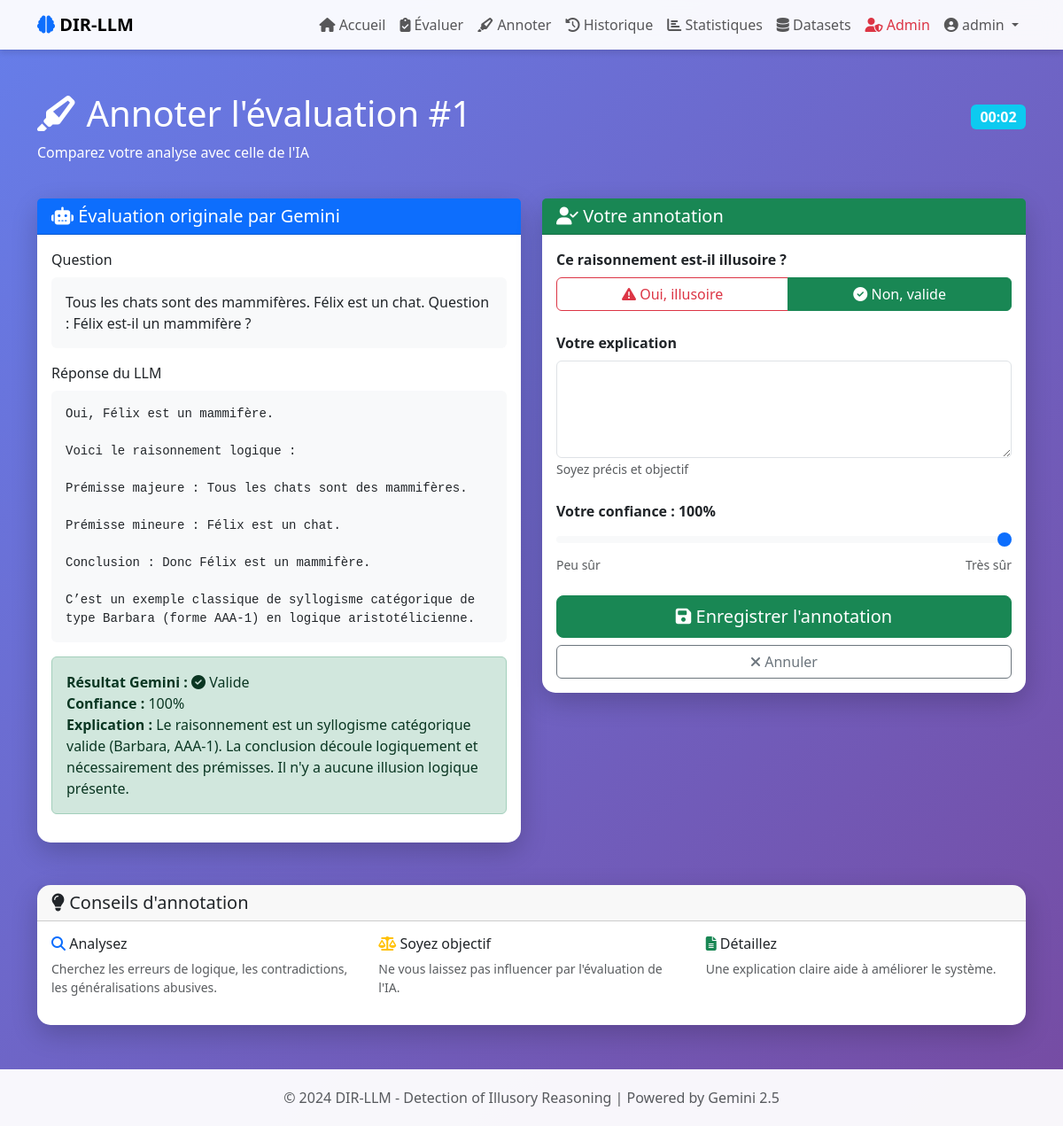
Page /annotate/1 (signed in) on the committed database.
### models/user.py (models this page shows, shortened)
class User(UserMixin, db.Model):
    id = db.Column(db.Integer, primary_key=True)
    username = db.Column(db.String(80), unique=True, nullable=False)
    email = db.Column(db.String(120), unique=True, nullable=False)
    password_hash = db.Column(db.String(200), nullable=False)
    created_at = db.Column(db.DateTime, default=datetime.utcnow)
    is_admin = db.Column(db.Boolean, default=False)
    evaluations = db.relationship('Evaluation', backref='user', lazy=True, cascade='all, delete-orphan')
    annotations = db.relationship('HumanAnnotation', backref='annotator', lazy=True)

### models/evaluation.py (models this page shows, shortened)
class Evaluation(db.Model):
    id = db.Column(db.Integer, primary_key=True)
    user_id = db.Column(db.Integer, db.ForeignKey('user.id'), nullable=False)
    question = db.Column(db.Text, nullable=False)
    llm_response = db.Column(db.Text, nullable=False)
    expected_answer = db.Column(db.String(500))
    dataset_name = db.Column(db.String(100))
    is_illusory = db.Column(db.Boolean, default=False)
    illusion_types = db.Column(db.Text)
    explanation = db.Column(db.Text)
    confidence = db.Column(db.Float)
    created_at = db.Column(db.DateTime, default=datetime.utcnow)
    judge_model = db.Column(db.String(50), default='gemini-2.5-flash')
    consistency_checks = db.relationship('ConsistencyCheck', backref='evaluation', lazy=True)
    logical_analyses = db.relationship('LogicalAnalysis', backref='evaluation', lazy=True)
    human_annotations = db.relationship('HumanAnnotation', backref='evaluation', lazy=True)
    def get_illusion_types(self):
        if self.illusion_types:
            return json.loads(self.illusion_types)
        return []

### models/annotation.py (models this page shows, shortened)
class HumanAnnotation(db.Model):
    id = db.Column(db.Integer, primary_key=True)
    evaluation_id = db.Column(db.Integer, db.ForeignKey('evaluation.id'), nullable=False)
    annotator_id = db.Column(db.Integer, db.ForeignKey('user.id'), nullable=False)
    is_illusory = db.Column(db.Boolean, nullable=False)
    illusion_types = db.Column(db.Text) # JSON list
    explanation = db.Column(db.Text)
    confidence = db.Column(db.Float)
    created_at = db.Column(db.DateTime, default=datetime.utcnow)
    annotation_time_seconds = db.Column(db.Integer)
    def get_illusion_types(self):
        if self.illusion_types:
            return json.loads(self.illusion_types)
        return []

### routes/annotations.py (the view, shortened to what this page needs)
@annotations_bp.route('/annotate/<int:eval_id>', methods=['GET', 'POST'])
@login_required
def annotate_evaluation(eval_id):
    evaluation = Evaluation.query.get_or_404(eval_id)
    existing = HumanAnnotation.query.filter_by(
        evaluation_id=eval_id,
        annotator_id=current_user.id
    ).first()
    illusion_types_list = IllusionType.query.all()
    return render_template('annotate_form.html',
                         evaluation=evaluation,
                         existing=existing,
                         illusion_types=illusion_types_list,
                         start_time=int(time.time()))

### app.py (called while the page is built)
def create_app():
    app = Flask(__name__)
    app.config.from_object(Config)
    db.init_app(app)
    login_manager = LoginManager()
    login_manager.init_app(app)
    login_manager.login_view = 'auth.login'
    @login_manager.user_loader
    def load_user(user_id):
        return User.query.get(int(user_id))
    init_routes(app)
    with app.app_context():
        init_db_complete()
    return app

### templates/annotate_form.html (shortened to what this page needs)
{% extends "base.html" %}
{% block content %}
<div class="row mb-4">
    <div class="col-12">
        <div class="d-flex justify-content-between align-items-center">
            <h1 class="text-white">
                <i class="fas fa-highlighter"></i> Annoter l'évaluation #{{ evaluation.id }}
            </h1>
            <div>
                <span id="timer" class="badge bg-info fs-6">00:00</span>
            </div>
        </div>
        <p class="text-white">
            Comparez votre analyse avec celle de l'IA
        </p>
    </div>
</div>
<form method="POST" action="{{ url_for('annotations.annotate_evaluation', eval_id=evaluation.id) }}">
    <div class="row">
        <div class="col-lg-6 mb-4">
            <div class="card">
                <div class="card-header bg-primary text-white">
                    <h5 class="mb-0"><i class="fas fa-robot"></i> Évaluation originale par Gemini</h5>
                </div>
                <div class="card-body">
                    <div class="mb-3">
                        <label class="form-label">Question</label>
                        <div class="bg-light p-3 rounded">
                            {{ evaluation.question }}
                        </div>
                    </div>
                    <div class="mb-3">
                        <label class="form-label">Réponse du LLM</label>
                        <div class="bg-light p-3 rounded" style="max-height: 300px; overflow-y: auto;">
                            <pre style="white-space: pre-wrap; margin: 0;">{{ evaluation.llm_response }}</pre>
                        </div>
                    </div>
                    <div class="alert {% if evaluation.is_illusory %}alert-danger{% else %}alert-success{% endif %}">
                        <strong>Résultat Gemini :</strong>
                        {% if evaluation.is_illusory %}
                        <i class="fas fa-exclamation-triangle"></i> Illusoire
                        {% else %}
                        <i class="fas fa-check-circle"></i> Valide
                        {% endif %}
                        <br>
                        <strong>Confiance :</strong> {{ "%.0f"|format(evaluation.confidence * 100) }}%
                        <br>
                        <strong>Explication :</strong> {{ evaluation.explanation }}
                    </div>
                </div>
            </div>
        </div>
        <div class="col-lg-6 mb-4">
            <div class="card">
                <div class="card-header bg-success text-white">
                    <h5 class="mb-0"><i class="fas fa-user-check"></i> Votre annotation</h5>
                </div>
                <div class="card-body">
                    <div class="mb-4">
                        <label class="form-label fw-bold">Ce raisonnement est-il illusoire ?</label>
                        <div class="btn-group w-100" role="group">
                            <label class="btn btn-outline-danger" for="illusory_yes">
                                <i class="fas fa-exclamation-triangle"></i> Oui, illusoire
                            </label>
                            <label class="btn btn-outline-success" for="illusory_no">
                                <i class="fas fa-check-circle"></i> Non, valide
                            </label>
                        </div>
                    </div>
                    <div class="mb-4">
                        <label for="explanation" class="form-label fw-bold">Votre explication</label>
                        <textarea class="form-control" id="explanation" name="explanation"
                                  rows="4" placeholder="Expliquez votre jugement...">
                            {% if existing %}{{ existing.explanation }}{% endif %}
                        </textarea>
                        <small class="text-muted">Soyez précis et objectif</small>
                    </div>
                    <div class="mb-4">
                        <label for="confidence" class="form-label fw-bold">
                            Votre confiance : <span id="confidenceValue">50%</span>
                        </label>
                        <input type="range" class="form-range" id="confidence" name="confidence"
                               min="0" max="1" step="0.1" value="{% if existing %}{{ existing.confidence }}{% else %}0.5{% endif %}"
                               oninput="document.getElementById('confidenceValue').textContent = Math.round(this.value * 100) + '%'">
                        <div class="d-flex justify-content-between">
                            <small class="text-muted">Peu sûr</small>
                            <small class="text-muted">Très sûr</small>
                        </div>
                    </div>
                    <div class="d-grid gap-2">
                        <button type="submit" class="btn btn-success btn-lg">
                            <i class="fas fa-save"></i> Enregistrer l'annotation
                        </button>
                        <a href="{{ url_for('annotations.annotate_list') }}" class="btn btn-outline-secondary">
                            <i class="fas fa-times"></i> Annuler
                        </a>
                    </div>
                </div>
            </div>
        </div>
    </div>
</form>
<div class="row mt-4">
    <div class="col-12">
        <div class="card">
            <div class="card-header">
                <h5 class="mb-0"><i class="fas fa-lightbulb"></i> Conseils d'annotation</h5>
            </div>
            <div class="card-body">
                <div class="row">
                    <div class="col-md-4">
                        <h6><i class="fas fa-search text-primary"></i> Analysez</h6>
                        <p class="small text-muted">Cherchez les erreurs de logique, les contradictions, les généralisations abusives.</p>
                    </div>
                    <div class="col-md-4">
                        <h6><i class="fas fa-balance-scale text-warning"></i> Soyez objectif</h6>
                        <p class="small text-muted">Ne vous laissez pas influencer par l'évaluation de l'IA.</p>
                    </div>
                    <div class="col-md-4">
                        <h6><i class="fas fa-file-alt text-success"></i> Détaillez</h6>
                        <p class="small text-muted">Une explication claire aide à améliorer le système.</p>
                    </div>
                </div>
            </div>
        </div>
    </div>
</div>
{% endblock %}

### templates/base.html (shortened to what this page needs)
<!DOCTYPE html>
<html lang="fr">
<head>
    <link href="https://cdn.jsdelivr.net/npm/bootstrap@5.3.0/dist/css/bootstrap.min.css" rel="stylesheet">
    <link rel="stylesheet" href="https://cdnjs.cloudflare.com/ajax/libs/font-awesome/6.4.0/css/all.min.css">
</head>
<body>
    <nav class="navbar navbar-expand-lg navbar-light">
        <div class="container">
            <a class="navbar-brand fw-bold" href="{{ url_for('auth.index') }}">
                <i class="fas fa-brain text-primary"></i> DIR-LLM
            </a>
            <div class="collapse navbar-collapse" id="navbarNav">
                <ul class="navbar-nav ms-auto">
                    {% if current_user.is_authenticated %}
                        <li class="nav-item">
                            <a class="nav-link" href="{{ url_for('main.dashboard') }}">
                                <i class="fas fa-home"></i> Accueil
                            </a>
                        </li>
                        <li class="nav-item">
                            <a class="nav-link" href="{{ url_for('main.evaluate') }}">
                                <i class="fas fa-clipboard-check"></i> Évaluer
                            </a>
                        </li>
                        <li class="nav-item">
                            <a class="nav-link" href="{{ url_for('annotations.annotate_list') }}">
                                <i class="fas fa-highlighter"></i> Annoter
                            </a>
                        </li>
                        <li class="nav-item">
                            <a class="nav-link" href="{{ url_for('main.history') }}">
                                <i class="fas fa-history"></i> Historique
                            </a>
                        </li>
                        <li class="nav-item">
                            <a class="nav-link" href="{{ url_for('main.statistics') }}">
                                <i class="fas fa-chart-bar"></i> Statistiques
                            </a>
                        </li>
                        <li class="nav-item">
                            <a class="nav-link" href="{{ url_for('datasets.view_datasets') }}">
                                <i class="fas fa-database"></i> Datasets
                            </a>
                        </li>
                        {% if current_user.is_admin %}
                        <li class="nav-item">
                            <a class="nav-link text-danger" href="{{ url_for('admin.admin_panel') }}">
                                <i class="fas fa-user-shield"></i> Admin
                            </a>
                        </li>
                        {% endif %}
                        <li class="nav-item dropdown">
                            <a class="nav-link dropdown-toggle" href="#" id="navbarDropdown" role="button" data-bs-toggle="dropdown">
                                <i class="fas fa-user-circle"></i> {{ current_user.username }}
                            </a>
                        </li>
                    {% endif %}
                </ul>
            </div>
        </div>
    </nav>
    <main class="container my-5">
        {% block content %}{% endblock %}
    </main>
    <footer class="footer text-center">
        <div class="container">
            <p class="mb-0 text-muted">
                &copy; 2024 DIR-LLM - Detection of Illusory Reasoning | Powered by Gemini 2.5
            </p>
        </div>
    </footer>
</body>
</html>

### templates/base.html (style rules this page uses)
:root { --primary: #6366f1; --secondary: #8b5cf6; --success: #10b981; --danger: #ef4444; --warning: #f59e0b; --dark: #1f2937; }
body { font-family: 'Segoe UI', Tahoma, Geneva, Verdana, sans-serif; background: linear-gradient(135deg, #667eea 0%, #764ba2 100%); min-height: 100vh; }
.navbar { background: rgba(255, 255, 255, 0.95) !important; backdrop-filter: blur(10px); box-shadow: 0 4px 6px rgba(0, 0, 0, 0.1); }
.card { border: none; border-radius: 15px; box-shadow: 0 10px 30px rgba(0, 0, 0, 0.2); transition: transform 0.3s ease; }
.footer { background: rgba(255, 255, 255, 0.95); padding: 20px 0; margin-top: 50px; }

### rows in the picture
User: username "admin"
Evaluation: id "1", question "Tous les chats sont des mammifères. Félix est un chat. Question : Félix est-il un mammifère ?", llm_response "Oui, Félix est un mammifère. Voici le raisonnement logique : Prémisse majeure : Tous les chats sont des mammifères. Prémisse mineure : Félix est un chat. Conclusion : Donc Félix est un mammifère. C’est un exemple classique de syllogisme catégorique de type Barbara (forme AAA-1) en logique aristotélicienne.", evaluation.confidence*100 "100", explanation "Le raisonnement est un syllogisme catégorique valide (Barbara, AAA-1). La conclusion découle logiquement et nécessairement des prémisses. Il n'y a aucune illusion logique présente."
HumanAnnotation: confidence "1"
